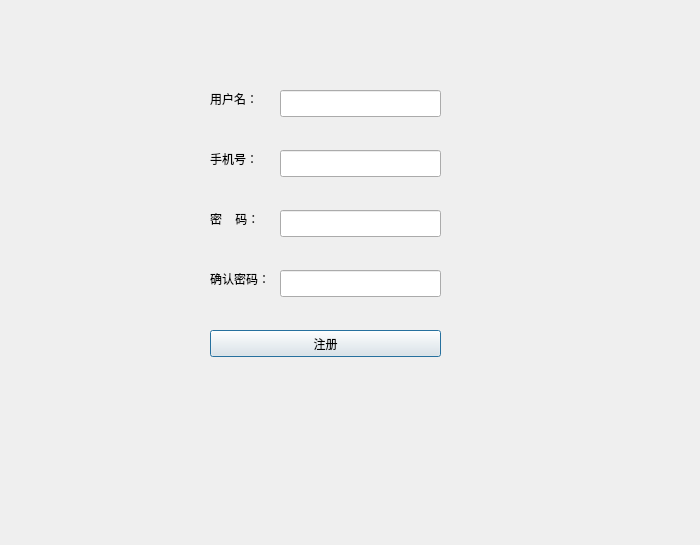
<?xml version="1.0" encoding="UTF-8"?>
<ui version="4.0">
 <class>signin</class>
 <widget class="QDialog" name="signin">
  <property name="geometry">
   <rect>
    <x>0</x>
    <y>0</y>
    <width>700</width>
    <height>545</height>
   </rect>
  </property>
  <property name="windowTitle">
   <string>Dialog</string>
  </property>
  <widget class="QLabel" name="label">
   <property name="geometry">
    <rect>
     <x>210</x>
     <y>90</y>
     <width>67</width>
     <height>17</height>
    </rect>
   </property>
   <property name="text">
    <string>用户名：</string>
   </property>
  </widget>
  <widget class="QLabel" name="label_2">
   <property name="geometry">
    <rect>
     <x>210</x>
     <y>150</y>
     <width>67</width>
     <height>17</height>
    </rect>
   </property>
   <property name="text">
    <string>手机号：</string>
   </property>
  </widget>
  <widget class="QLabel" name="label_3">
   <property name="geometry">
    <rect>
     <x>210</x>
     <y>210</y>
     <width>67</width>
     <height>17</height>
    </rect>
   </property>
   <property name="text">
    <string>密    码：</string>
   </property>
  </widget>
  <widget class="QLineEdit" name="newusername">
   <property name="geometry">
    <rect>
     <x>280</x>
     <y>90</y>
     <width>161</width>
     <height>27</height>
    </rect>
   </property>
  </widget>
  <widget class="QLineEdit" name="newphone">
   <property name="geometry">
    <rect>
     <x>280</x>
     <y>150</y>
     <width>161</width>
     <height>27</height>
    </rect>
   </property>
  </widget>
  <widget class="QLineEdit" name="newpassword">
   <property name="geometry">
    <rect>
     <x>280</x>
     <y>210</y>
     <width>161</width>
     <height>27</height>
    </rect>
   </property>
  </widget>
  <widget class="QPushButton" name="newsignin">
   <property name="geometry">
    <rect>
     <x>210</x>
     <y>330</y>
     <width>231</width>
     <height>27</height>
    </rect>
   </property>
   <property name="text">
    <string>注册</string>
   </property>
  </widget>
  <widget class="QLabel" name="label_4">
   <property name="geometry">
    <rect>
     <x>210</x>
     <y>270</y>
     <width>67</width>
     <height>17</height>
    </rect>
   </property>
   <property name="text">
    <string>确认密码：</string>
   </property>
  </widget>
  <widget class="QLineEdit" name="newpassword_2">
   <property name="geometry">
    <rect>
     <x>280</x>
     <y>270</y>
     <width>161</width>
     <height>27</height>
    </rect>
   </property>
  </widget>
 </widget>
 <resources/>
 <connections/>
</ui>
